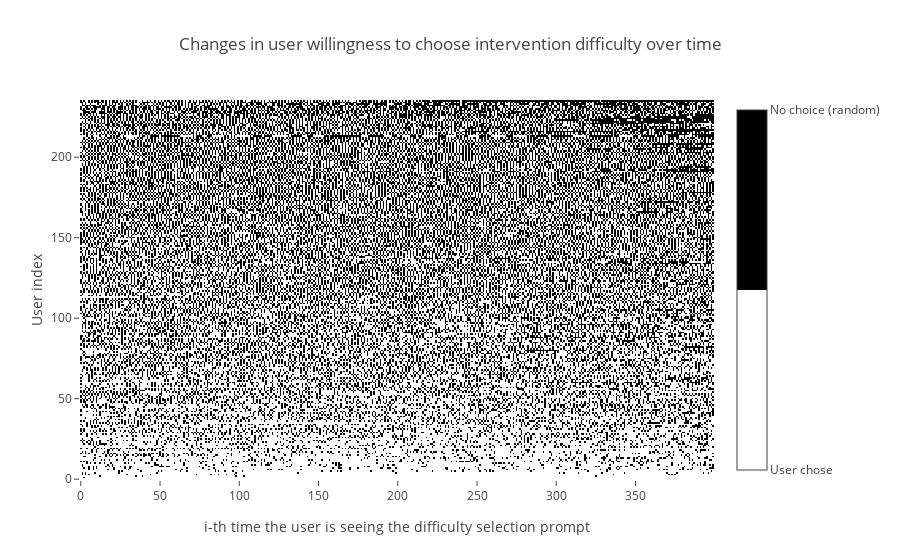

The code cell stored with this chart in its notebook:
### Code cell
# noexport

plot_israndom_choices_heatmap()

### Figure 1 — Plotly figure (JSON) as saved in the notebook; plotly's stock layout.template omitted (floating-point values rounded to 4 significant figures; data arrays with more than 128 entries replaced by an {"elided": "..."} marker saying what was removed)
{"data": [{"colorbar": {"tickmode": "array", "ticktext": ["User chose", "No choice (random)"], "tickvals": [0, 1]}, "colorscale": [[0, "rgb(255, 255, 255)"], [0.5, "rgb(255, 255, 255)"], [0.5, "rgb(0, 0, 0)"], [1, "rgb(0, 0, 0)"]], "showscale": true, "type": "heatmap", "uid": "4fe921da-2820-4388-b541-300155b8dac2", "z": {"elided": "236x400 int values"}}], "layout": {"title": {"text": "Changes in user willingness to choose intervention difficulty over time"}, "xaxis": {"title": {"text": "i-th time the user is seeing the difficulty selection prompt"}}, "yaxis": {"title": {"text": "User index"}}}}
